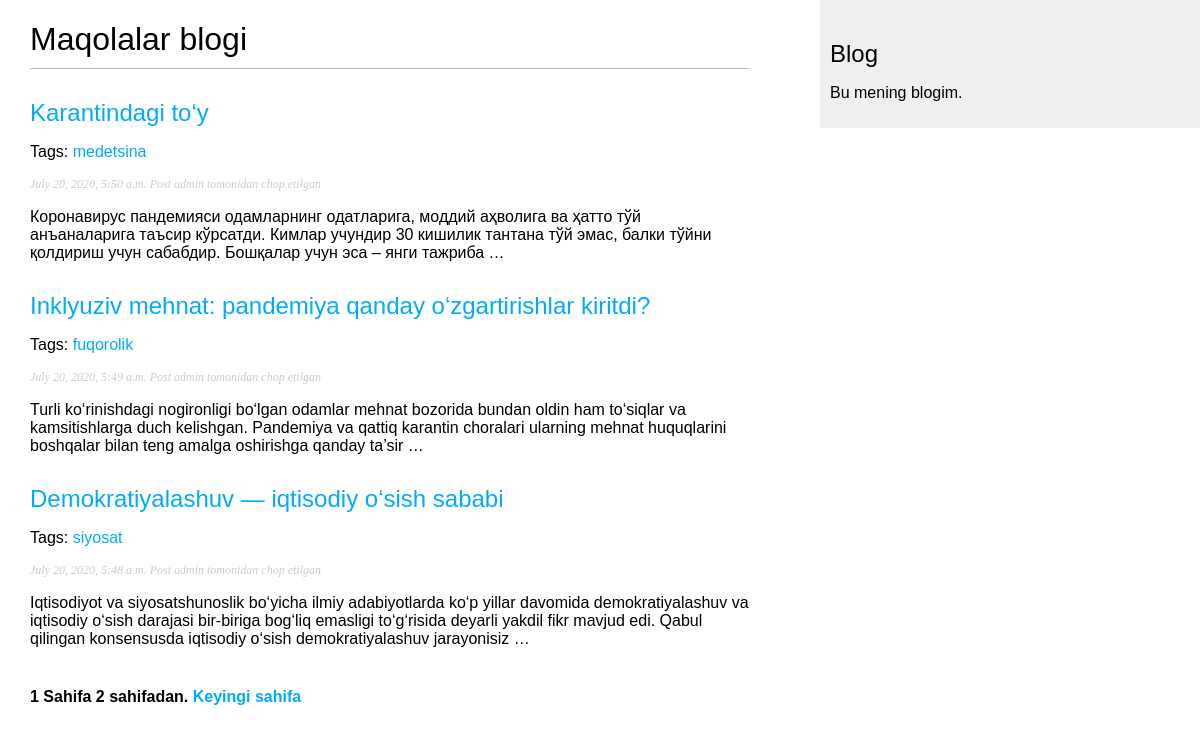
Screenshot of /blog/ with the database file from the repository.
### blog/models.py (models this page shows, shortened)
class Post(models.Model):
    STATUS_CHOICES = (
        ('draft', 'Draft'),
        ('published', 'Published'),
    )
    title = models.CharField(max_length=250)
    slug = models.SlugField(max_length=250, unique_for_date='publish')
    author = models.ForeignKey(User, on_delete=models.CASCADE, related_name='blog_posts')
    body = models.TextField()
    publish = models.DateTimeField(default=timezone.now)
    created = models.DateTimeField(auto_now_add=True)
    updated = models.DateTimeField(auto_now=True)
    status = models.CharField(max_length=10, choices=STATUS_CHOICES, default='draft')
    objects = models.Manager()    # The default manager
    published = PublishedManager()   # Our custom manager
    tags = TaggableManager()      # Tags modelining menedjerini Post modelga qo'shyabmiz
    def get_absolute_url(self):
        return reverse('blog:post_detail',
                       args=[self.publish.year,
                             self.publish.month,
                             self.publish.day, self.slug])
    class Meta:
        ordering = ('-publish',)

### blog/views.py (the view)
# urls.py: path('', views.post_list, name='post_list'),
def post_list(request, tag_slug=None):
    object_list = Post.published.all()
    tag = None
    if tag_slug:
        tag = get_object_or_404(Tag, slug=tag_slug)
        object_list = object_list.filter(tags__in=[tag])
    paginator = Paginator(object_list, 3)
    page = request.GET.get('page')
    try:
        posts = paginator.page(page)
    except PageNotAnInteger:
        posts = paginator.page(1)
    except EmptyPage:
        posts = paginator.page(paginator.num_pages)
    return render(request,
                  'blog/post/list.html',
                  {'page': page,
                   'posts': posts,
                   'tag': tag})

### blog/models.py (called while the page is built)
    def get_queryset(self):
        return super(PublishedManager, self).get_queryset().filter(status='published')

### blog/templates/blog/post/list.html (shortened to what this page needs)
{% extends "blog/base.html" %}
{% block content %}
    <h1>Maqolalar blogi</h1>
    {% for post in posts %}
        <h2>
            <a href="{{ post.get_absolute_url }}">
            {{ post.title }}
            </a>
        </h2>
         <p class="tags">
            Tags:
                {% for tag in post.tags.all %}
                    <a href="{% url "blog:post_list_by_tag" tag.slug %}">
                    {{ tag.name }}
                    </a>
                {% endfor %}
        </p>
        <p class="date">
            {{ post.publish }} Post {{ post.author }} tomonidan chop etilgan
        </p>
        {{ post.body|truncatewords:30|linebreaks }}
    {% endfor %}
    {% include "pagination.html" with page=posts %}
{% endblock %}

### blog/templates/blog/base.html (shortened to what this page needs)
{% load static %}
<!DOCTYPE html>
<html>
<head>
    <link href="{% static "css/blog.css" %}" rel="stylesheet">
</head>
<body>
    <div id="content">
        {% block content %}
        {% endblock %}
    </div>
    <div id="sidebar">
        <h2>Blog</h2>
        <p>Bu mening blogim.</p>
    </div>
</body>
</html>

### blog/templates/pagination.html (shortened to what this page needs)
<div class="pagination">
  <span class="step-links">
    <span class="current">
        {{ page.number }} Sahifa {{ page.paginator.num_pages }} sahifadan.
    </span>
    {% if page.has_next %}
      <a href="?page={{ page.next_page_number }}">Keyingi sahifa</a>
    {% endif %}
  </span>
</div>

### blog/static/css/blog.css (style rules this page uses)
body { margin:0; padding:0; font-family:helvetica, sans-serif; }
a { color:#00abff; text-decoration:none; }
h1 { font-weight:normal; border-bottom:1px solid #bbb; padding:0 0 10px 0; }
h2 { font-weight:normal; margin:30px 0 0; }
#content { float:left; width:60%; padding:0 0 0 30px; }
#sidebar { float:right; width:30%; padding:10px; background:#efefef; height:100%; }
p.date { color:#ccc; font-family: georgia, serif; font-size: 12px; font-style: italic; }
.pagination { margin:40px 0; font-weight:bold; }

### rows the page displays
Post: title "Karantindagi to‘y", publish "July 20, 2020, 5:50 a.m.", author "admin", body "Коронавирус пандемияси одамларнинг одатларига, моддий аҳволига ва ҳатто тўй анъаналарига таъсир кўрсатди. Кимлар учундир 30 кишилик тантана тўй эмас, балки тўйни қолдириш учун сабабдир. Бошқалар учун эса – янги тажриба …"
Tag: name "medetsina"
Post: title "Inklyuziv mehnat: pandemiya qanday o‘zgartirishlar kiritdi?", publish "July 20, 2020, 5:49 a.m.", author "admin", body "Turli ko‘rinishdagi nogironligi bo‘lgan odamlar mehnat bozorida bundan oldin ham to‘siqlar va kamsitishlarga duch kelishgan. Pandemiya va qattiq karantin choralari ularning mehnat huquqlarini boshqalar bilan teng amalga oshirishga qanday ta’sir …"
Tag: name "fuqorolik"
Post: title "Demokratiyalashuv — iqtisodiy o‘sish sababi", publish "July 20, 2020, 5:48 a.m.", author "admin", body "Iqtisodiyot va siyosatshunoslik bo‘yicha ilmiy adabiyotlarda ko‘p yillar davomida demokratiyalashuv va iqtisodiy o‘sish darajasi bir-biriga bog‘liq emasligi to‘g‘risida deyarli yakdil fikr mavjud edi. Qabul qilingan konsensusda iqtisodiy o‘sish demokratiyalashuv jarayonisiz …"
Tag: name "siyosat"

### other values shown
{{ page.number }} "1"
{{ page.paginator.num_pages }} "2"
